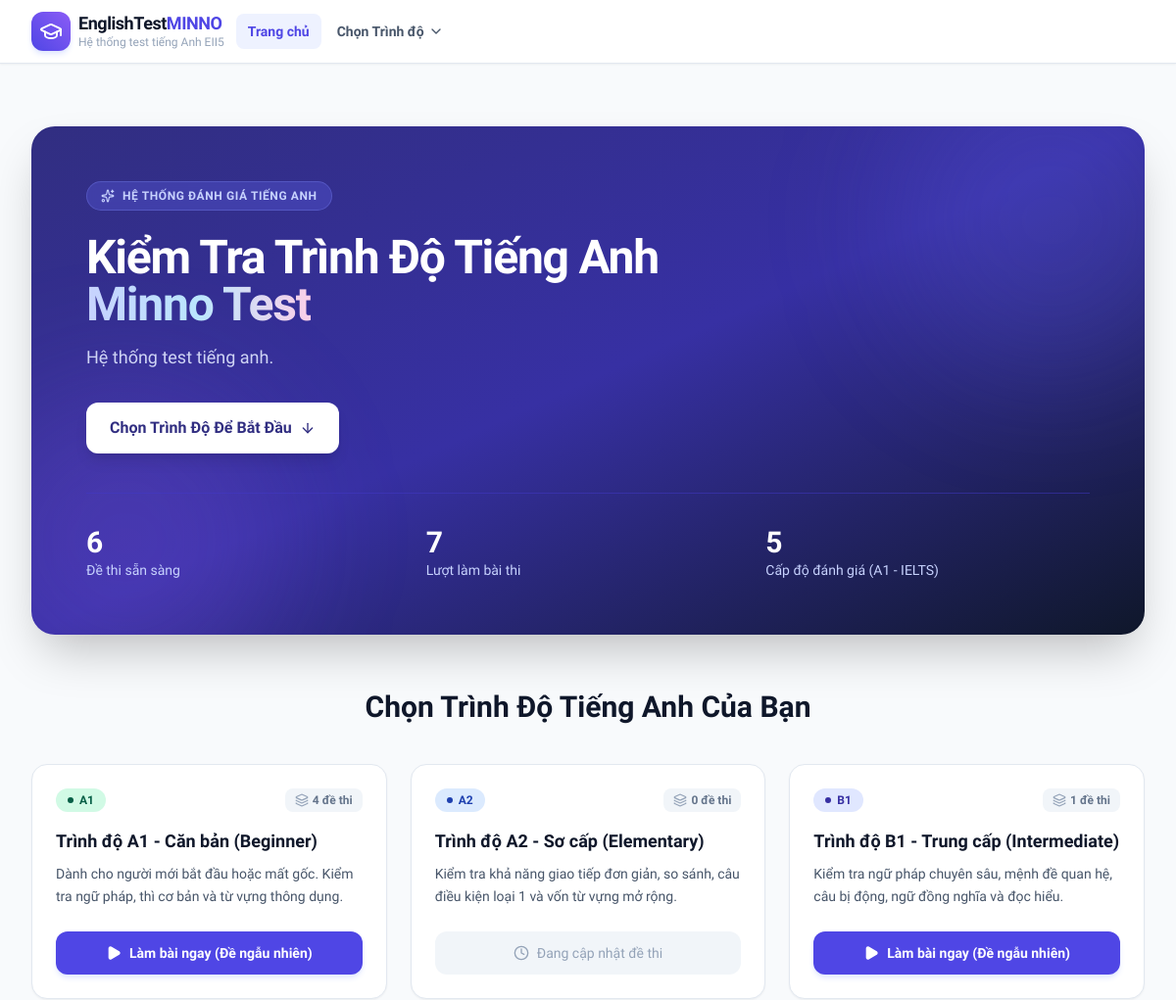
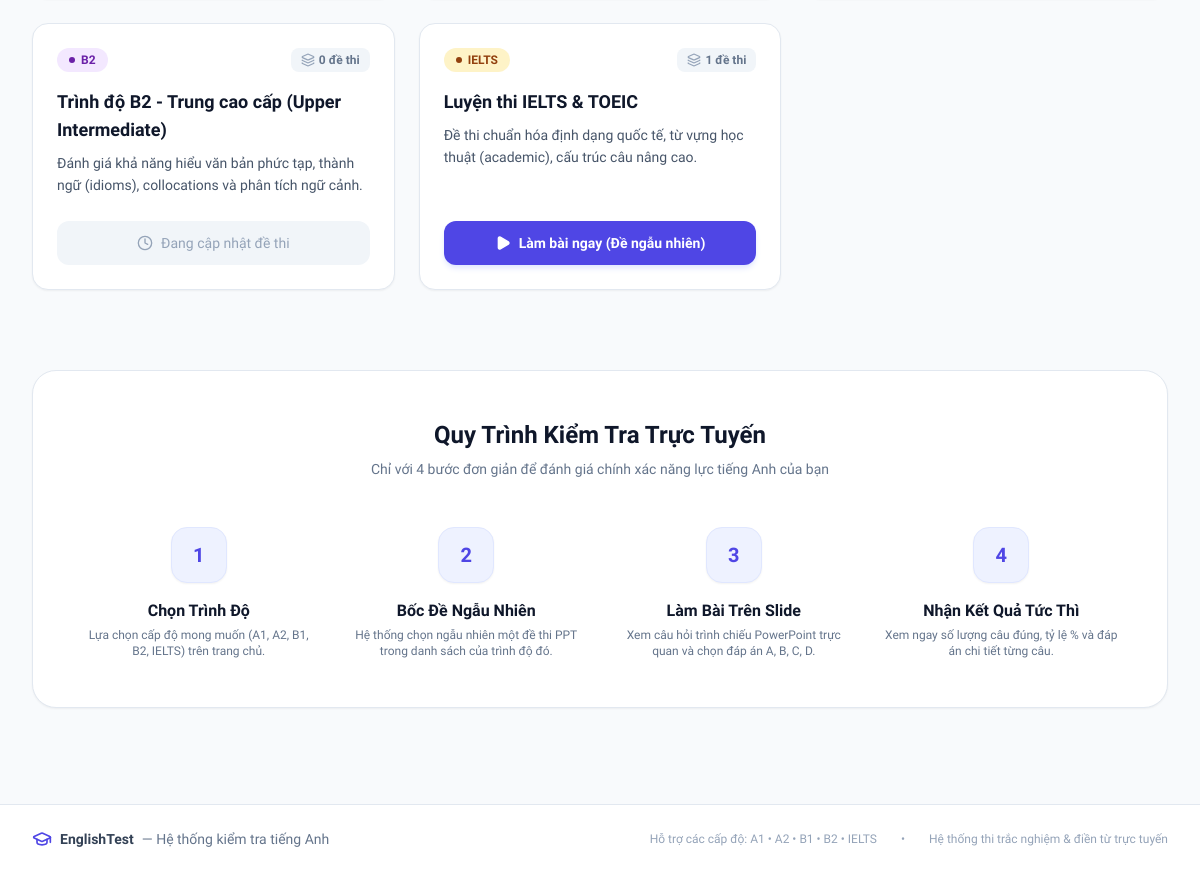
The page / on the database its author committed (2 pictures, top to bottom).
### models.py (models this page shows)
class Level(db.Model):
    __tablename__ = 'levels'
    id = db.Column(db.Integer, primary_key=True)
    code = db.Column(db.String(20), unique=True, nullable=False)  # 'A1', 'A2', 'B1', 'B2', 'C1', 'IELTS'
    name = db.Column(db.String(100), nullable=False)              # 'Trình độ A1 - Căn bản'
    description = db.Column(db.Text, nullable=True)
    badge_color = db.Column(db.String(30), default='blue')        # 'blue', 'green', 'amber', 'purple', 'rose'
    icon_name = db.Column(db.String(50), default='book-open')
    order_num = db.Column(db.Integer, default=1)
    is_active = db.Column(db.Boolean, default=True)
    created_at = db.Column(db.DateTime, default=datetime.utcnow)
    tests = db.relationship('Test', backref='level', lazy=True, cascade='all, delete-orphan')
    @property
    def active_tests_count(self):
        return len([t for t in self.tests if t.is_active])

class Test(db.Model):
    __tablename__ = 'tests'
    id = db.Column(db.Integer, primary_key=True)
    level_id = db.Column(db.Integer, db.ForeignKey('levels.id', ondelete='CASCADE'), nullable=False)
    title = db.Column(db.String(200), nullable=False)
    description = db.Column(db.Text, nullable=True)
    ppt_filename = db.Column(db.String(255), nullable=True)      # Original filename
    ppt_filepath = db.Column(db.String(500), nullable=True)      # Relative or abs path to ppt file
    slides_folder = db.Column(db.String(500), nullable=True)     # Relative folder under static/ containing slide images
    audio_filename = db.Column(db.String(255), nullable=True)    # Original audio filename (.mp3, .wav)
    audio_filepath = db.Column(db.String(500), nullable=True)    # Relative path under static/ to audio file
    total_slides = db.Column(db.Integer, default=0)
    time_limit_minutes = db.Column(db.Integer, default=15)       # 0 = unlimited
    total_questions = db.Column(db.Integer, default=10)
    pass_percentage = db.Column(db.Integer, default=50)
    is_active = db.Column(db.Boolean, default=True)
    created_at = db.Column(db.DateTime, default=datetime.utcnow)
    questions = db.relationship('Question', backref='test', lazy=True, cascade='all, delete-orphan', order_by='Question.question_number')
    submissions = db.relationship('Submission', backref='test', lazy=True, cascade='all, delete-orphan')

### app.py (the view)
@app.route('/')
def home():
    levels = Level.query.filter_by(is_active=True).order_by(Level.order_num).all()
    total_tests = Test.query.filter_by(is_active=True).count()
    total_submissions = Submission.query.count()
    return render_template(
        'home.html',
        levels=levels,
        total_tests=total_tests,
        total_submissions=total_submissions
    )

### app.py (called while the page is built)
@app.context_processor
def inject_globals():
    levels = Level.query.filter_by(is_active=True).order_by(Level.order_num).all()
    current_user = None
    if session.get('user_id'):
        current_user = User.query.get(session.get('user_id'))
    return {
        'all_levels': levels,
        'current_user': current_user,
        'is_admin': session.get('role') == 'admin',
        'is_teacher': session.get('role') == 'teacher',
        'is_staff': session.get('role') in ('admin', 'teacher'),
        'candidate_name': session.get('student_name'),
        'candidate_phone': session.get('student_phone'),
        'candidate_email': session.get('student_email')
    }

### templates/home.html (shortened to what this page needs)
{% extends 'base.html' %}
{% block content %}
<div class="max-w-7xl mx-auto px-4 sm:px-6 lg:px-8 py-8 md:py-12">
    <div class="relative overflow-hidden bg-gradient-to-br from-indigo-900 via-indigo-800 to-slate-900 rounded-3xl text-white p-8 md:p-14 shadow-2xl mb-14">
        <div class="absolute -right-16 -top-16 w-80 h-80 bg-indigo-500/20 rounded-full blur-3xl pointer-events-none"></div>
        <div class="absolute -left-16 -bottom-16 w-80 h-80 bg-violet-500/20 rounded-full blur-3xl pointer-events-none"></div>
        <div class="relative z-10 max-w-3xl">
            <div class="inline-flex items-center space-x-2 px-3.5 py-1.5 rounded-full bg-indigo-500/30 border border-indigo-400/30 text-indigo-200 text-xs font-semibold mb-6 uppercase tracking-wider backdrop-blur-sm">
                <i data-lucide="sparkles" class="w-3.5 h-3.5"></i>
                <span>Hệ Thống Đánh Giá Tiếng Anh</span>
            </div>
            <h1 class="text-3xl md:text-5xl font-extrabold tracking-tight leading-tight mb-4 text-white">
                Kiểm Tra Trình Độ Tiếng Anh <br>
                <span class="text-transparent bg-clip-text bg-gradient-to-r from-indigo-200 via-sky-200 to-pink-200">
                </span>
            </h1>
            <p class="text-indigo-100/90 text-base md:text-lg mb-8 leading-relaxed">
                Hệ thống test tiếng anh.
            </p>
            <div class="flex flex-wrap items-center gap-4">
                <a href="#levels-section" class="px-6 py-3.5 bg-white text-indigo-900 font-bold rounded-xl shadow-lg hover:bg-indigo-50 hover:shadow-indigo-500/20 transition-all flex items-center space-x-2 text-sm md:text-base">
                    <span>Chọn Trình Độ Để Bắt Đầu</span>
                    <i data-lucide="arrow-down" class="w-4 h-4"></i>
                </a>
            </div>
        </div>
        <div class="relative z-10 grid grid-cols-2 sm:grid-cols-3 gap-4 mt-10 pt-8 border-t border-indigo-700/50">
            <div>
                <p class="text-2xl md:text-3xl font-extrabold text-white">{{ total_tests }}</p>
                <p class="text-xs md:text-sm text-indigo-200">Đề thi sẵn sàng</p>
            </div>
            <div>
                <p class="text-2xl md:text-3xl font-extrabold text-white">{{ total_submissions }}</p>
                <p class="text-xs md:text-sm text-indigo-200">Lượt làm bài thi</p>
            </div>
            <div class="col-span-2 sm:col-span-1">
                <p class="text-2xl md:text-3xl font-extrabold text-white">{{ all_levels|length }}</p>
                <p class="text-xs md:text-sm text-indigo-200">Cấp độ đánh giá (A1 - IELTS)</p>
            </div>
        </div>
    </div>
    <div id="levels-section" class="scroll-mt-20">
        <div class="text-center max-w-2xl mx-auto mb-10">
            <h2 class="text-2xl md:text-3xl font-bold text-slate-900 mb-3">
                Chọn Trình Độ Tiếng Anh Của Bạn
            </h2>
        </div>
        <div class="grid grid-cols-1 md:grid-cols-2 lg:grid-cols-3 gap-6">
            {% for lvl in levels %}
            <div class="bg-white rounded-2xl border border-slate-200 p-6 shadow-sm hover:shadow-xl hover:border-indigo-300 transition-all duration-200 flex flex-col justify-between group">
                <div>
                    <div class="flex items-center justify-between mb-4">
                        <span class="inline-flex items-center space-x-1.5 px-3 py-1 rounded-full text-xs font-bold
                            {% if lvl.badge_color == 'emerald' %}bg-emerald-100 text-emerald-800
                            {% elif lvl.badge_color == 'blue' %}bg-blue-100 text-blue-800
                            {% elif lvl.badge_color == 'indigo' %}bg-indigo-100 text-indigo-800
                            {% elif lvl.badge_color == 'purple' %}bg-purple-100 text-purple-800
                            {% elif lvl.badge_color == 'amber' %}bg-amber-100 text-amber-800
                            {% else %}bg-slate-100 text-slate-800{% endif %}">
                            <span class="w-1.5 h-1.5 rounded-full bg-current"></span>
                            <span>{{ lvl.code }}</span>
                        </span>
                        <span class="text-xs font-semibold text-slate-500 bg-slate-100 px-2.5 py-1 rounded-lg flex items-center space-x-1">
                            <i data-lucide="layers" class="w-3.5 h-3.5 text-slate-400"></i>
                            <span>{{ lvl.active_tests_count }} đề thi</span>
                        </span>
                    </div>
                    <h3 class="text-lg font-bold text-slate-900 group-hover:text-indigo-600 transition mb-2">
                        {{ lvl.name }}
                    </h3>
                    <p class="text-sm text-slate-600 mb-6 leading-relaxed">
                        {{ lvl.description or 'Bài kiểm tra năng lực phù hợp với trình độ người học.' }}
                    </p>
                </div>
                <div>
                    {% if lvl.active_tests_count > 0 %}
                    <button type="button" onclick="promptCandidateBeforeTest('{{ url_for('random_test_by_level', level_id=lvl.id) }}')" class="w-full py-3 px-4 bg-indigo-600 hover:bg-indigo-700 text-white font-semibold rounded-xl text-sm flex items-center justify-center space-x-2 shadow-md shadow-indigo-100 hover:shadow-indigo-200 transition-all">
                        <i data-lucide="play" class="w-4 h-4 fill-white"></i>
                        <span>Làm bài ngay (Đề ngẫu nhiên)</span>
                    </button>
                    {% else %}
                    <button disabled class="w-full py-3 px-4 bg-slate-100 text-slate-400 font-medium rounded-xl text-sm flex items-center justify-center space-x-2 cursor-not-allowed">
                        <i data-lucide="clock" class="w-4 h-4"></i>
                        <span>Đang cập nhật đề thi</span>
                    </button>
                    {% endif %}
                </div>
            </div>
            {% endfor %}
        </div>
    </div>
    <div class="mt-20 bg-white rounded-3xl border border-slate-200 p-8 md:p-12 shadow-sm">
        <div class="text-center max-w-xl mx-auto mb-12">
            <h3 class="text-2xl font-bold text-slate-900 mb-2">Quy Trình Kiểm Tra Trực Tuyến</h3>
            <p class="text-slate-500 text-sm">Chỉ với 4 bước đơn giản để đánh giá chính xác năng lực tiếng Anh của bạn</p>
        </div>
        <div class="grid grid-cols-1 md:grid-cols-4 gap-8">
            <div class="flex flex-col items-center text-center">
                <div class="w-14 h-14 rounded-2xl bg-indigo-50 text-indigo-600 flex items-center justify-center font-bold text-xl mb-4 border border-indigo-100 shadow-sm">
                    1
                </div>
                <h4 class="font-bold text-slate-900 mb-1">Chọn Trình Độ</h4>
                <p class="text-xs text-slate-500">Lựa chọn cấp độ mong muốn (A1, A2, B1, B2, IELTS) trên trang chủ.</p>
            </div>
            <div class="flex flex-col items-center text-center">
                <div class="w-14 h-14 rounded-2xl bg-indigo-50 text-indigo-600 flex items-center justify-center font-bold text-xl mb-4 border border-indigo-100 shadow-sm">
                    2
                </div>
                <h4 class="font-bold text-slate-900 mb-1">Bốc Đề Ngẫu Nhiên</h4>
                <p class="text-xs text-slate-500">Hệ thống chọn ngẫu nhiên một đề thi PPT trong danh sách của trình độ đó.</p>
            </div>
            <div class="flex flex-col items-center text-center">
                <div class="w-14 h-14 rounded-2xl bg-indigo-50 text-indigo-600 flex items-center justify-center font-bold text-xl mb-4 border border-indigo-100 shadow-sm">
                    3
                </div>
                <h4 class="font-bold text-slate-900 mb-1">Làm Bài Trên Slide</h4>
                <p class="text-xs text-slate-500">Xem câu hỏi trình chiếu PowerPoint trực quan và chọn đáp án A, B, C, D.</p>
            </div>
            <div class="flex flex-col items-center text-center">
                <div class="w-14 h-14 rounded-2xl bg-indigo-50 text-indigo-600 flex items-center justify-center font-bold text-xl mb-4 border border-indigo-100 shadow-sm">
                    4
                </div>
                <h4 class="font-bold text-slate-900 mb-1">Nhận Kết Quả Tức Thì</h4>
                <p class="text-xs text-slate-500">Xem ngay số lượng câu đúng, tỷ lệ % và đáp án chi tiết từng câu.</p>
            </div>
        </div>
    </div>
</div>
{% endblock %}

### rows shown on the page
Level: code "A1", active_tests_count "4", name "Trình độ A1 - Căn bản (Beginner)", description "Dành cho người mới bắt đầu hoặc mất gốc. Kiểm tra ngữ pháp, thì cơ bản và từ vựng thông dụng."
Level: code "A2", active_tests_count "0", name "Trình độ A2 - Sơ cấp (Elementary)", description "Kiểm tra khả năng giao tiếp đơn giản, so sánh, câu điều kiện loại 1 và vốn từ vựng mở rộng.", shows "Đang cập nhật đề thi"
Level: code "B1", active_tests_count "1", name "Trình độ B1 - Trung cấp (Intermediate)", description "Kiểm tra ngữ pháp chuyên sâu, mệnh đề quan hệ, câu bị động, ngữ đồng nghĩa và đọc hiểu."
Level: code "B2", active_tests_count "0", name "Trình độ B2 - Trung cao cấp (Upper Intermediate)", description "Đánh giá khả năng hiểu văn bản phức tạp, thành ngữ (idioms), collocations và phân tích ngữ cảnh.", shows "Đang cập nhật đề thi"
Level: code "IELTS", active_tests_count "1", name "Luyện thi IELTS & TOEIC", description "Đề thi chuẩn hóa định dạng quốc tế, từ vựng học thuật (academic), cấu trúc câu nâng cao."

### other values the page prints
{{ total_tests }} "6"
{{ total_submissions }} "7"
{{ all_levels|length }} "5"
